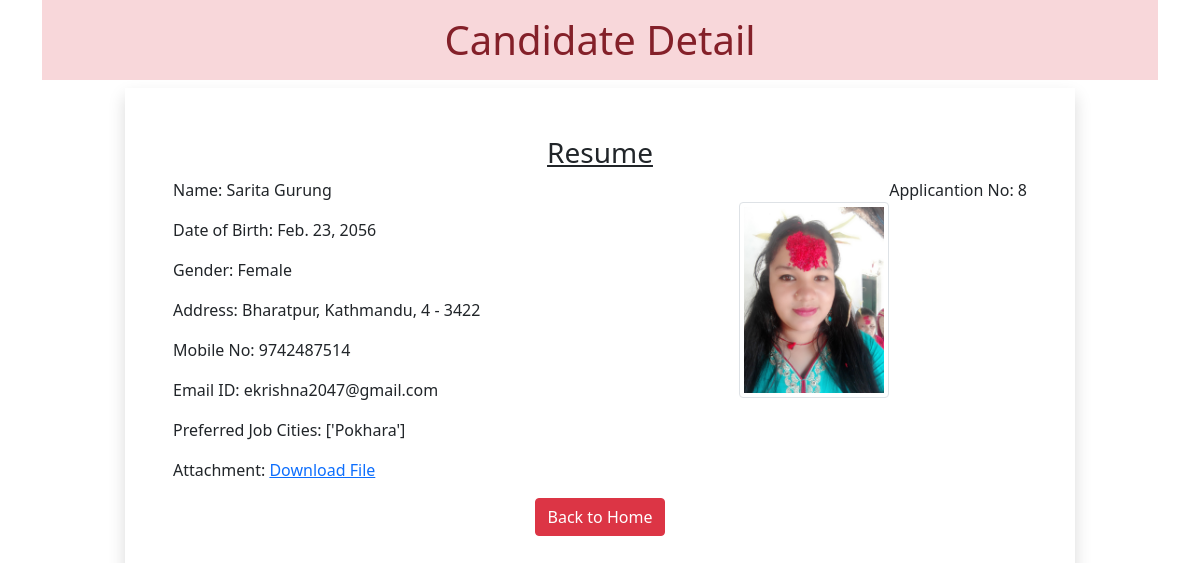
Page /8 on the committed database.
### Myapp/models.py (models this page shows)
class Resume(models.Model):
    name = models.CharField(max_length=100)
    dob = models.DateField(auto_now=False, auto_now_add=False)
    gender = models.CharField(max_length=10)
    locality = models.CharField(max_length=20)
    city = models.CharField(max_length=20)
    pin = models.PositiveIntegerField()
    state = models.CharField(choices=states, max_length=30)
    mobile = models.PositiveIntegerField()
    email = models.EmailField()
    job_city = models.CharField(max_length=30)
    profile_image = models.ImageField(upload_to='profileimg', blank=True)
    my_file = models.FileField(upload_to='doc', blank=True)

### Myapp/views.py (the view)
# urls.py: path('<int:pk>', views.CandidateView.as_view(), name='candidate'),
class CandidateView(View):
    def get(self, request, pk):
        candidate = Resume.objects.get(pk=pk)
        return render(request, 'candidate.html', {'candidate': candidate})

### Myapp/templates/candidate.html (shortened to what this page needs)
<!doctype html>
<html lang="en">
  <head>
    <link href="https://cdn.jsdelivr.net/npm/bootstrap@5.1.3/dist/css/bootstrap.min.css" rel="stylesheet">
    <link rel="stylesheet" href="//code.jquery.com/ui/1.12.1/themes/base/jquery-ui.css">
  </head>
  <body>
   <div class="container">
   <h1 class="alert-danger text-center p-3">Candidate Detail</h1>
   <div class="row">
    <div class="col-sm-10 shadow p-5 offset-sm-1">
     <h3 class="text-center"><u>Resume</u></h3>
     <p class="float-end">Applicantion No: {{candidate.id}}</p>
     <img src="{{candidate.profile_image.url}}" alt="Not shown" class="img-fluid img-thumbnail float-end mt-4" width="150" height="150">
     <p>Name: {{candidate.name}}</p>
     <p>Date of Birth: {{candidate.dob}}</p>
     <p>Gender: {{candidate.gender}}</p>
     <p>Address: {{candidate.locality}}, {{candidate.city}}, {{candidate.state}} - {{candidate.pin}}</p>
     <p>Mobile No: {{candidate.mobile}}</p>
     <p>Email ID: {{candidate.email}}</p>
     <p>Preferred Job Cities: {{candidate.job_city}}</p>
     <p>Attachment: <a href="{{candidate.my_file.url}}">Download File</a></p>
    <div class="text-center">
     <a href="/" class="btn btn-danger">Back to Home</a>
    </div>
    </div>
   </div>
  </div>
  </body>
</html>

### rows in the picture
Resume: id "8", profile_image (picture), name "Sarita Gurung", dob "Feb. 23, 2056", gender "Female", locality "Bharatpur", city "Kathmandu", state "4", pin "3422", mobile "9742487514", email "ekrishna2047@gmail.com", job_city "['Pokhara']"
